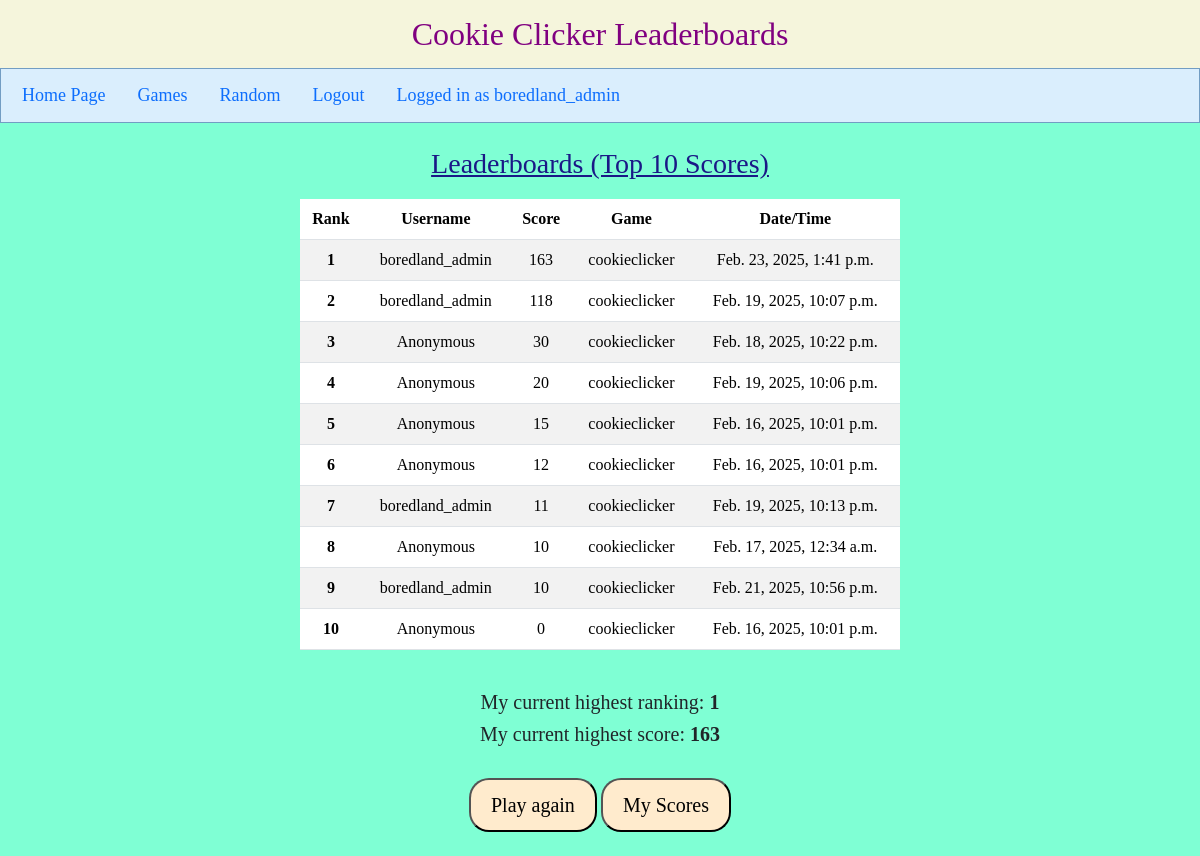
The app's page /cookieclicker/leaderboards/ (signed in) with its own data.
### mainapp/models.py (models this page shows)
class Score(models.Model):
    user = models.ForeignKey(User, on_delete=models.CASCADE, related_name="user_scores")
    score = models.IntegerField()
    game = models.ForeignKey(Game, on_delete=models.CASCADE, related_name="game_scores")
    datetime = models.DateTimeField(auto_now_add=False)

class Game(models.Model):
    game_code = models.CharField(max_length=20)
    game_name = models.CharField(max_length=150)

### cookieclicker/views.py (the view)
# urls.py: path("leaderboards/", views.leaderboards, name="leaderboards"),
def leaderboards(request):
    return gen_lbs(request, game_name)

### cookieclicker/templates/cookieclicker/leaderboards.html (shortened to what this page needs)
{% extends "mainapp/game_leaderboards.html" %}
{% load static %}
{% block body1 %}
<h1 class="welcome_banner">Cookie Clicker Leaderboards</h1>
{% endblock %}
{% block stylesheet %}
    <link href="{% static 'cookieclicker/helper_styles.css' %}" rel="stylesheet">
    <link href="{% static 'mainapp/lb_styles.css' %}" rel="stylesheet">
{% endblock %}

### mainapp/templates/mainapp/game_leaderboards.html (shortened to what this page needs)
{% extends "mainapp/layout.html" %}
{% block body2 %}
<div class="lb_page" id="lb_page_1">
    <h3 class="blue_header_lb"><u>Leaderboards (Top 10 Scores)</u></h3>
    <table class="table table-striped">
        <thead>
            <tr>
                <th scope="col">Rank</th>
                <th scope="col">Username</th>
                <th scope="col">Score</th>
                <th scope="col">Game</th>
                <th scope="col">Date/Time</th>
            </tr>
        </thead>
        <tbody>
            {% for score in scores %}
            <tr>
                <th scope="row">{{ score.ranking }}</th>
                <td>{{ score.score.user }}</td>
                <td>{{ score.score.score }}</td>
                <td>{{ score.score.game.game_name }}</td>
                <td>{{ score.score.datetime }}</td>
            </tr>
            {% endfor %}
        </tbody>
    </table>
    <br>
    {% if user.is_authenticated %}
        <h5>My current highest ranking: <strong>{{ user_ranking }}</strong></h5>
        <h5>My current highest score: <strong>{{ user_highscore }}</strong></h5>
    {% else %}
        <h5> Please login to view your rankings and high scores. </h5>
    {% endif %}
    <br>
    <button class="game_interface_button3" id="replay2">Play again</button>
    <button class="game_interface_button4" id="my_score">My Scores</button>
</div>
{% endblock %}

### mainapp/templates/mainapp/layout.html (shortened to what this page needs)
{% load static %}
<!DOCTYPE html>
<html lang="en">
    <head>
        <link href="https://cdn.jsdelivr.net/npm/bootstrap@5.3.3/dist/css/bootstrap.min.css" rel="stylesheet">
        <link href="{% static 'mainapp/styles.css' %}" rel="stylesheet">
        {% block stylesheet %}
        {% endblock %}
    </head>
    <body>
        {% block body1 %}
        {% endblock %}
        <nav class="nav" style="background-color: #daeefd; padding:5px; border:1px solid rgb(114, 157, 195); font-size: 18px;">
            <a class="nav-link" href="{% url 'index' %}">Home Page</a>
            <a class="nav-link" href="{% url 'games' %}">Games</a>
            <a class="nav-link" href="{% url 'random' %}">Random</a>
            {% if not user.is_authenticated %}
                <a class="nav-link" href="{% url 'login' %}">Login</a>
                <a class="nav-link" href="{% url 'register' %}">Register</a>
            {% else %}
                <a class="nav-link" href="{% url 'logout' %}">Logout</a>
                <a class="nav-link">Logged in as {{ user }}</a>
            {% endif %}
        </nav>
        {% block body2 %}
        {% endblock %}
    </body>
</html>

### mainapp/static/mainapp/styles.css (style rules this page uses)
body { background-color: antiquewhite; font-family: Comic Sans MS, Comic Sans, cursive; }
.welcome_banner { text-align:center; background-color: beige; font-size:32px; color:purple; padding:15px; margin-bottom: 0px; }
.game_interface_button2,.game_interface_button3,.game_interface_button4,.game_interface_button5 { border-radius: 20px; padding-top: 10px; padding-bottom: 10px; padding-left: 20px; padding-right: 20px; font-size: 20px; background-color: blanchedalmond; }

### cookieclicker/static/cookieclicker/helper_styles.css (style rules this page uses)
body { background-color: aquamarine; }

### mainapp/static/mainapp/lb_styles.css (style rules this page uses)
.lb_page { position: relative; left: 25%; width: 50%; text-align:center; padding-top:3vh; padding-bottom:3vh; display:block; }
.blue_header_lb { color:rgb(26, 24, 134); padding-bottom: 10px; }

### records on screen
Score: ranking "1", score.user "boredland_admin", score.score "163", score.game.game_name "cookieclicker", score.datetime "Feb. 23, 2025, 1:41 p.m."
Score: ranking "2", score.user "boredland_admin", score.score "118", score.game.game_name "cookieclicker", score.datetime "Feb. 19, 2025, 10:07 p.m."
Score: ranking "3", score.user "Anonymous", score.score "30", score.game.game_name "cookieclicker", score.datetime "Feb. 18, 2025, 10:22 p.m."
Score: ranking "4", score.user "Anonymous", score.score "20", score.game.game_name "cookieclicker", score.datetime "Feb. 19, 2025, 10:06 p.m."
Score: ranking "5", score.user "Anonymous", score.score "15", score.game.game_name "cookieclicker", score.datetime "Feb. 16, 2025, 10:01 p.m."
Score: ranking "6", score.user "Anonymous", score.score "12", score.game.game_name "cookieclicker", score.datetime "Feb. 16, 2025, 10:01 p.m."
Score: ranking "7", score.user "boredland_admin", score.score "11", score.game.game_name "cookieclicker", score.datetime "Feb. 19, 2025, 10:13 p.m."
Score: ranking "8", score.user "Anonymous", score.score "10", score.game.game_name "cookieclicker", score.datetime "Feb. 17, 2025, 12:34 a.m."
Score: ranking "9", score.user "boredland_admin", score.score "10", score.game.game_name "cookieclicker", score.datetime "Feb. 21, 2025, 10:56 p.m."
Score: ranking "10", score.user "Anonymous", score.score "0", score.game.game_name "cookieclicker", score.datetime "Feb. 16, 2025, 10:01 p.m."

### other values on screen
{{ user }} "boredland_admin"
{{ user_ranking }} "1"
{{ user_highscore }} "163"
